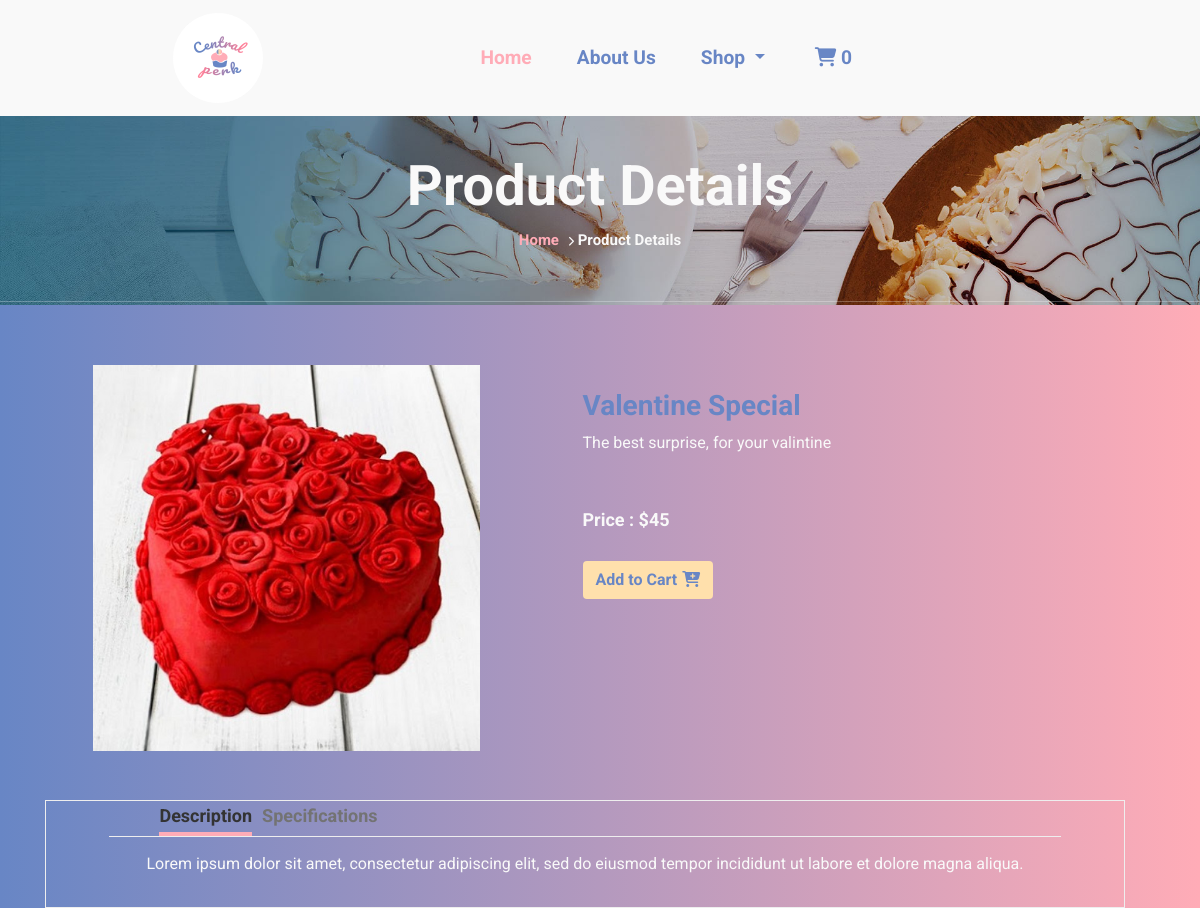
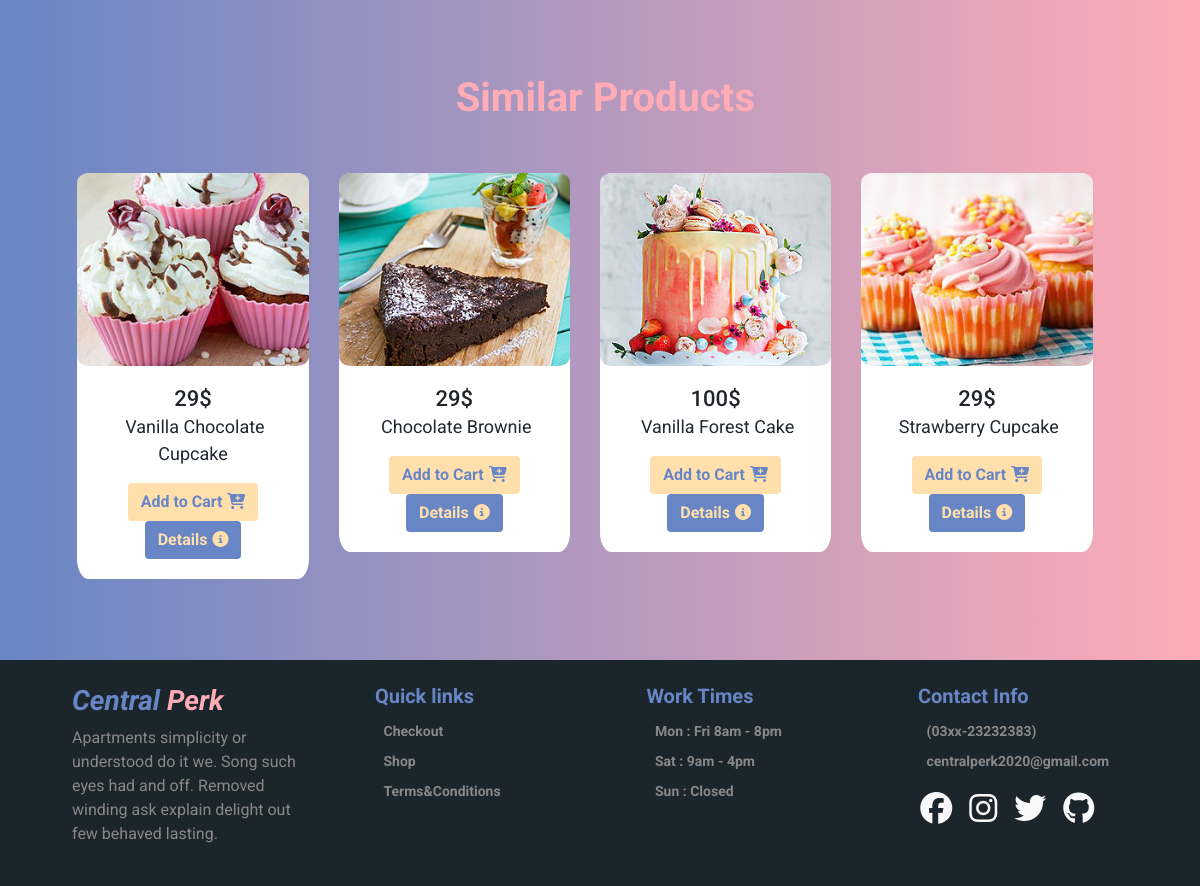
The page /product-details.php?p=13 on the database its author committed (2 pictures, top to bottom).
### tables this page shows
CREATE TABLE `product_details` (
  `product_id` int(10) NOT NULL,
  `product_name` varchar(255) NOT NULL,
  `product_subtitle` text NOT NULL,
  `product_desc` text NOT NULL,
  `product_specs` text NOT NULL,
  `product_price` decimal(10,0) NOT NULL,
  `product_img` varchar(255) NOT NULL,
  `category` varchar(255) DEFAULT NULL,
  `keywords` varchar(255) NOT NULL
);

### database/productdetails.php (called while the page is built, shortened)
<?php
$database = Database::getInstance();
$mysqli = $database->getConnection();
$item = $_GET['p'];
$query = "SELECT * FROM product_details WHERE product_id = '$item'";
$result = $mysqli->query($query) or die($mysqli->error);
$data = $result->fetch_assoc();
?>

### product-details.php (the view, shortened to what this page needs)
<?php
include("database/productdetails.php");
?>
<!doctype html>
<html lang="en">
<head>
<?php include("components/header.php") ?>
<body>
<?php include("components/navbar.php") ?>
    <div class="product-details">
      <div class="banner-container">
        <img class="banner-img" src="images/banner-bg.jpg" />
        <div class="banner-text">
          <h3>Product Details</h3>
          <p><span>Home</span> <i class="fas fa-chevron-right"></i> Product Details </p>
        </div>
      </div>
      <div class="row details-product">
        <form method="post" class = "row" action="shop.php?action=add&id=<?php echo $data["product_id"]?>">
        <div class="col-sm-6">
          <img class="product-img" src="<?php echo $data['product_img']; ?>" alt="brown-cake" />
        </div>
        <div class="col-sm-6">
          <div class="row info">
            <h3>
              <?php echo $data['product_name']; ?>
            </h3>
            <p>
              <?php echo $data['product_subtitle']; ?>
          </div>
          <div class="row price-quantity">
            <span>Price : $<span id = "price"><?php echo $data['product_price']; ?></span></span>
            <button type="submit" name="add_to_cart" value="Add to Cart" class="btn btn-cart" >Add to Cart<i class="fas fa-cart-plus"></i></button>
          </div>
        </div>
      </form>
        <div class="container">
          <div class="row">
            <div class="col-md-12">
              <div class="tabbable-panel">
                <div class="tabbable-line">
                  <ul class="nav nav-tabs ">
                    <li class="active">
                      <a href="#tab_default_1" data-toggle="tab">
                        Description </a>
                    </li>
                    <li>
                      <a href="#tab_default_2" data-toggle="tab">
                        Specifications </a>
                    </li>
                  </ul>
                  <div class="tab-content">
                    <div class="tab-pane active" id="tab_default_1">
                      <p>
                        <?php echo $data['product_desc']; ?>
                      </p>
                    </div>
                  </div>
                </div>
              </div>
            </div>
          </div>
        </div>
          <div class="similar-products">
            <h2>Similar Products</h2>
            <div class="row">
              <div class="col-lg-3 col-md-4 col-6">
                <div class="card show">
                  <div class="inner">
                    <img src="images/c-feature-8.jpg" class="card-img-top" alt="Vanilla Choclate Cupcake">
                  </div>
                  <div class="card-body">
                      <h3 class = "price-tag"><span>29</span>$</h3>
                    <p class="card-text"><span class = "item-name" onclick="getItemName(this.innerHTML);">Vanilla Chocolate Cupcake</span></p>
                    <button type="button" class="btn btn-cart" >Add to Cart<i class="fas fa-cart-plus"></i></button>
                    <button type="button" class="btn btn-details" onclick="location.href = 'product-details.php?itemName=Vanilla Cupcake';">Details<i class="fas fa-info-circle"></i></button>
                  </div>
                </div>
              </div>
              <div class="col-lg-3 col-md-4 col-6">
                <div class="card show">
                  <div class="inner">
                    <img src="images/c-feature-3.jpg" class="card-img-top" alt="Chocolate Brownie">
                  </div>
                  <div class="card-body">
                      <h3 class = "price-tag"><span>29</span>$</h3>
                    <p class="card-text"><span class = "item-name" onclick="getItemName(this.innerHTML);">Chocolate Brownie</span></p>
                    <button type="button" class="btn btn-cart" >Add to Cart<i class="fas fa-cart-plus"></i></button>
                    <button type="button" class="btn btn-details" onclick="location.href = 'product-details.php?itemName=Chocalate Brownie';">Details<i class="fas fa-info-circle"></i></button>
                  </div>
                </div>
              </div>
              <div class="col-lg-3 col-md-4 col-6">
                <div class="card show">
                  <div class="inner">
                    <img src="images/c-feature-6.jpg" class="card-img-top" alt="Vanilla Forest Cake">
                  </div>
                  <div class="card-body">
                      <h3 class = "price-tag"><span>100</span>$</h3>
                    <p class="card-text"><span class = "item-name" onclick="getItemName(this.innerHTML);">Vanilla Forest Cake</span></p>
                    <button type="button" class="btn btn-cart" >Add to Cart<i class="fas fa-cart-plus"></i></button>
                    <button type="button" class="btn btn-details" onclick="location.href = 'product-details.php?itemName=Vanilla Cake';">Details<i class="fas fa-info-circle"></i></button>
                  </div>
                </div>
              </div>
              <div class="col-lg-3 col-md-4 col-6">
                <div class="card show">
                  <div class="inner">
                    <img src="images/c-feature-9.jpg" class="card-img-top" alt="Strawberry Cupcake">
                  </div>
                  <div class="card-body">
                      <h3 class = "price-tag"><span>29</span>$</h3>
                    <p class="card-text"><span class = "item-name" onclick="getItemName(this.innerHTML);">Strawberry Cupcake</span></p>
                    <button type="button" class="btn btn-cart" >Add to Cart<i class="fas fa-cart-plus"></i></button>
                    <button type="button" class="btn btn-details" onclick="location.href = 'product-details.php?itemName=Strawberry Cupcake';">Details<i class="fas fa-info-circle"></i></button>
                  </div>
                </div>
              </div>
            </div>
          </div>
        </div>
        <div class = "footer">
          <?php include("components/footer.php") ?>
        </div>
</body>
</html>

### css/style.css (style rules this page uses)
html { margin: 0; padding: 0; box-sizing: border-box; }
body { font-family: 'Roboto', sans-serif; position: relative; }
.carousel-caption h1, p { color: #f9f9f9; }
.footer { width: 100%; padding: 2% 6%; background-color: #1b262c; color: #f9f9f9; bottom: 0; }
ul { list-style: none; }
li { list-style: none; color: #888888; line-height: 30px; font-size: 14px; font-weight: bold; }
.product-details,.shop-details { width: 100%; background-image: linear-gradient(to left, #ffacb7, #6886c5); font-family: 'Roboto', sans-serif; }
.banner-container { position: relative; text-align: center; color: black; width: 100%; }
.banner-img { width: 100%; }
.banner-text { position: absolute; top: 50%; left: 50%; transform: translate(-50%, -50%); color: #f9f9f9; font-weight: bold; }
.banner-text h3 { font-size: 3.5rem; font-weight: bold; color: #f9f9f9; width: 100%; }
.banner-text p { color: #f9f9f9; font-size: 15px; }
.banner-text i { font-size: 10px; }
.banner-text p span { color: #ffacb7; }
.details-product { width: 100%; padding: 5% 5%; text-align: center; }
.product-img { width: 80%; height: auto; }
.info, .price-quantity { margin: 5% 5%; }
.info h3 { font-weight: bold; color: #6886c5; }
.info p { text-align: left; }
.price-quantity { color: #f9f9f9; font-size: 18px; font-weight: bold; display: flex; flex-direction: column; align-items: baseline; line-height: 50px; }
.btn-cart { background-color: #ffe0ac; color: #6886c5; font-weight: bold; }
.tabbable-panel { border: 1px solid #eee; padding: 10px; padding: 0 3%; }
.container { padding: 3% 0; }
.tabbable-line>.nav-tabs { border: none; margin: 0 3%; padding: 0 5%; }
.tabbable-line>.nav-tabs>li { margin-right: 10px; }
.tabbable-line>.nav-tabs>li>a { border: 0; margin-right: 0; color: #737373; text-decoration: none; font-size: 18px; }
.tabbable-line>.nav-tabs>li.active { border-bottom: 4px solid #ffacb7; position: relative; }
.tabbable-line>.nav-tabs>li.active>a { border: 0; color: #333333; }
.tabbable-line>.tab-content { margin-top: -3px; background-color: #fff; border: 0; border-top: 1px solid #eee; padding: 15px 0; background-color: transparent; margin: 0 3%; }
.similar-products { width: 100%; margin: 2% 3%; }
.similar-products h2 { width: 100%; color: #ffacb7; padding-bottom: 3%; margin: 2% 2%; font-size: 40px; font-weight: bold; }
.card { border-radius: 5%; text-align: center; border: none; }
.card-text { color: #222831; font-size: 18px; font-family: 'Roboto', sans-serif; }
.card-text span { padding-left: 2%; }
.card-body .price-tag { font-size: 22px; border-radius: 20%; width: 30%; margin: 0 auto; }
.inner { overflow: hidden; border-radius: 5%; width: 100%; }
.inner img { transition: all 1.5s ease; }
.btn-details { background-color: #6886c5; color: #ffe0ac; font-weight: bold; }
.fas { margin-left:5px; }

### rows shown on the page
product_details: product_img (picture), product_name "Valentine Special", product_subtitle "The best surprise, for your valintine", product_price "45", product_desc "Lorem ipsum dolor sit amet, consectetur adipiscing elit, sed do eiusmod tempor incididunt ut labore et dolore magna aliqua."
